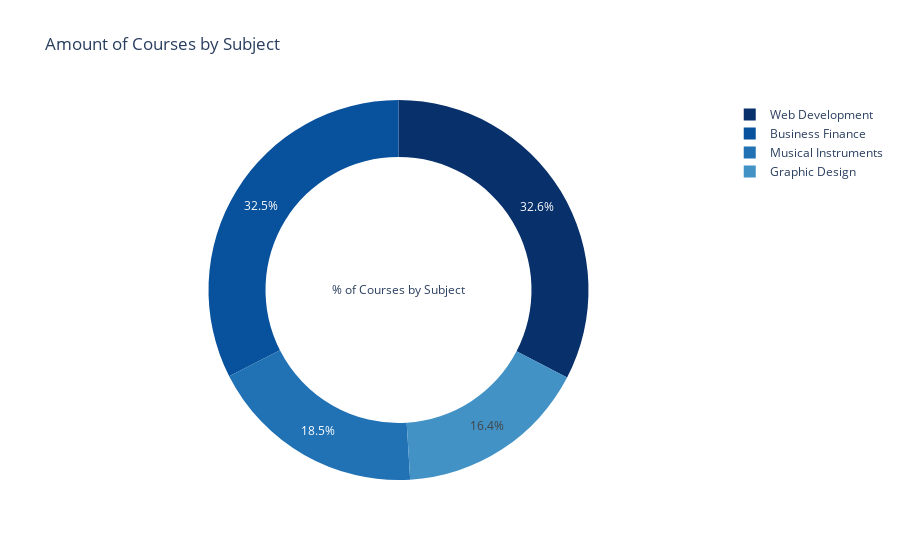

The notebook cell this image was saved under:
### Code cell
#Percentage of topics in udemy

temp_df = pd.DataFrame(udemy_data['subject'].value_counts()).reset_index()



fig = go.Figure(data=[go.Pie(labels=temp_df['index'],
                             values=temp_df['subject'],
                             hole=.7,
                             title = '% of Courses by Subject',
                             marker_colors = px.colors.sequential.Blues_r,
                            )
                     
                     ])
fig.update_layout(title='Amount of Courses by Subject')
plt.savefig('plot.png', dpi=300, bbox_inches='tight')
fig.show()

### Figure 1 — Plotly figure (JSON) as saved in the notebook; plotly's stock layout.template omitted (floating-point values rounded to 4 significant figures)
{"data": [{"hole": 0.7, "labels": ["Web Development", "Business Finance", "Musical Instruments", "Graphic Design"], "marker": {"colors": ["rgb(8,48,107)", "rgb(8,81,156)", "rgb(33,113,181)", "rgb(66,146,198)", "rgb(107,174,214)", "rgb(158,202,225)", "rgb(198,219,239)", "rgb(222,235,247)", "rgb(247,251,255)"]}, "title": {"text": "% of Courses by Subject"}, "type": "pie", "values": [1200, 1195, 680, 603]}], "layout": {"title": {"text": "Amount of Courses by Subject"}}}
